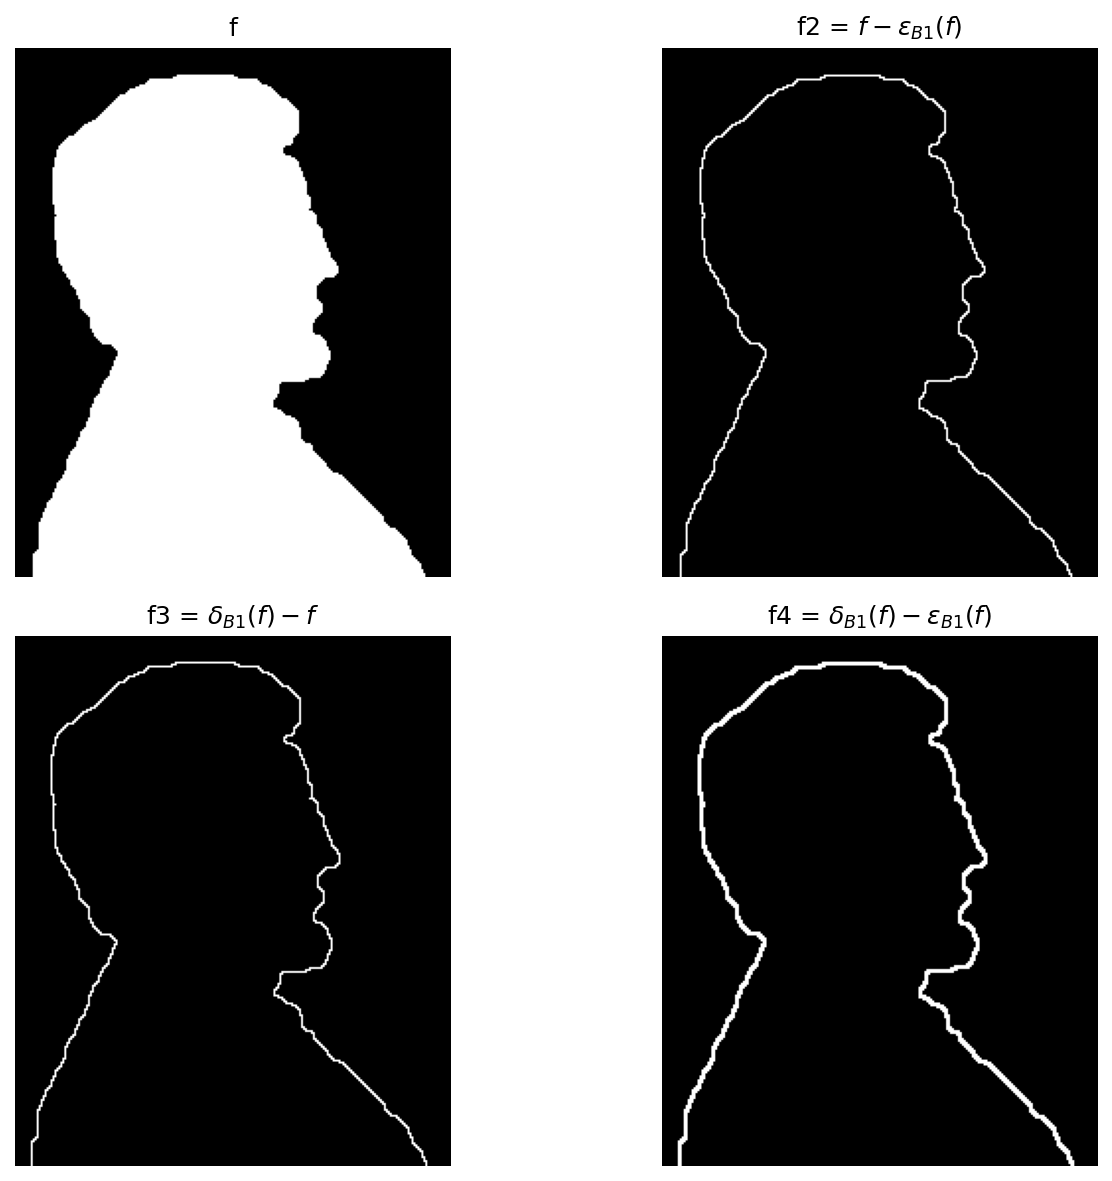

Generate this figure with Python:
import numpy as np
import matplotlib.pyplot as plt
from skimage.io import imread
from PIL import Image
import sys
from pathlib import Path
import ia870 as ia
from libDIPUM.data_path import dip_data

# %% Figure916

# %% Data
f = np.array(Image.open(dip_data('lincoln.tif')))
if f.ndim == 3:
    f = f[..., 0]

# %% SE
B1 = ia.iasebox(1)
B0 = ia.iasebox(0)

# %% Erosion
f1 = ia.iaero(f, B1)

# %% Inner gradient
f2 = ia.iagradm(f, B0, B1)

# %% Outer gradient
f3 = ia.iagradm(f, B1, B0)

# %% Beucher gradient
f4 = ia.iagradm(f, B1, B1)

# %% Display
fig, ax = plt.subplots(2, 2, figsize=(10, 8), sharex=True, sharey=True, num=1)
try:
    fig.canvas.manager.set_window_title('Figure 9.16')
except Exception:
    pass

ax = ax.ravel()

ax[0].imshow(f, cmap='gray')
ax[0].set_title('f')
ax[0].axis('off')

ax[1].imshow(f2, cmap='gray')
ax[1].set_title(r'f2 = $f - \epsilon_{B1}(f)$')
ax[1].axis('off')

ax[2].imshow(f3, cmap='gray')
ax[2].set_title(r'f3 = $\delta_{B1}(f) - f$')
ax[2].axis('off')

ax[3].imshow(f4, cmap='gray')
ax[3].set_title(r'f4 = $\delta_{B1}(f) - \epsilon_{B1}(f)$')
ax[3].axis('off')

plt.tight_layout()
fig.savefig('Figure916.png', dpi=150, bbox_inches='tight')
plt.show()
